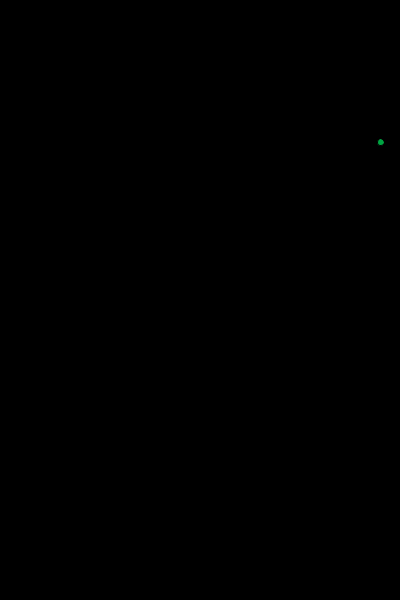
Frame 1 (no input)
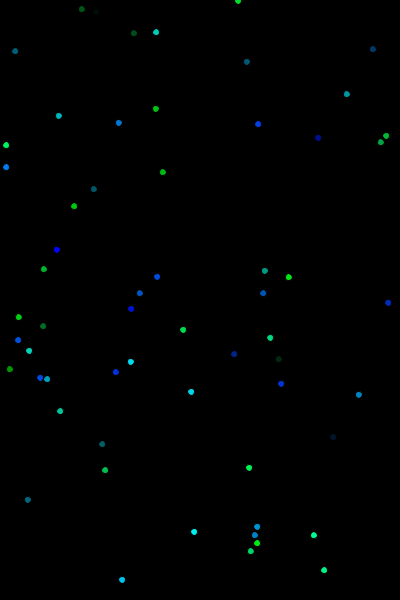
Frame 60 (the mouse pressed at the canvas centre just before this capture)
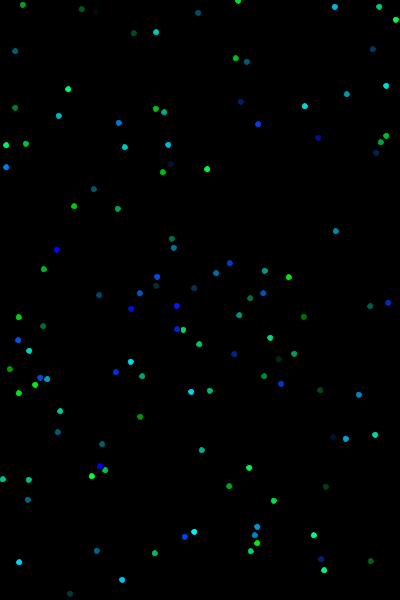
Frame 120 (the mouse held since frame 60 and released just before this capture)

The Processing sketch that drew these frames (run headless with seeded random() and noise(); from frame 60 on, the mouse is pressed at the canvas centre):

// Processing sketch: processing_62305
// ── processing_62305.pde




void setup()

{
textSize(700);
size (400,600);



background (0,0,0);

}



void draw ()

{



  fill (0,random (255), random (255));
  ellipse (random(400),random(600),7,7);

  }
